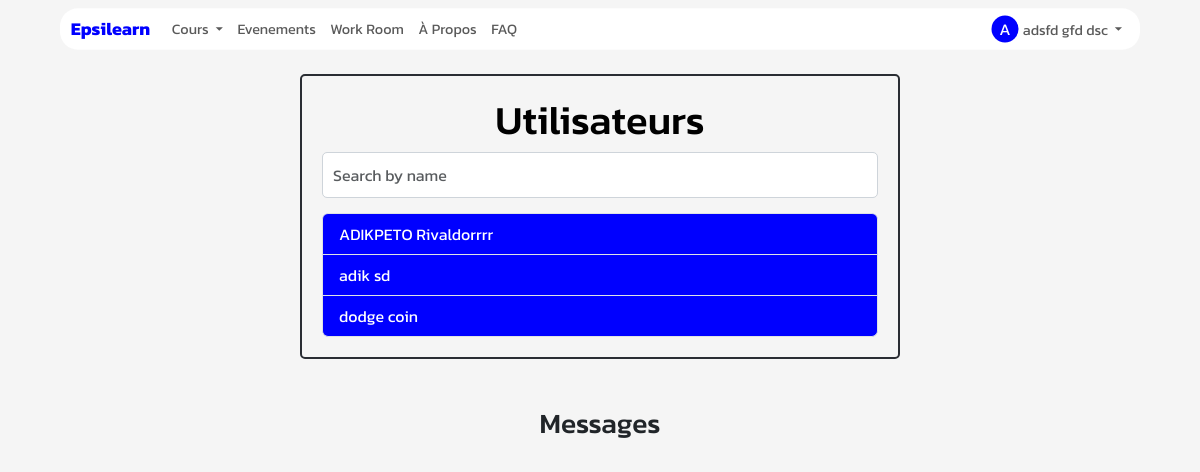
Page /users (signed in) on the earlier database version.
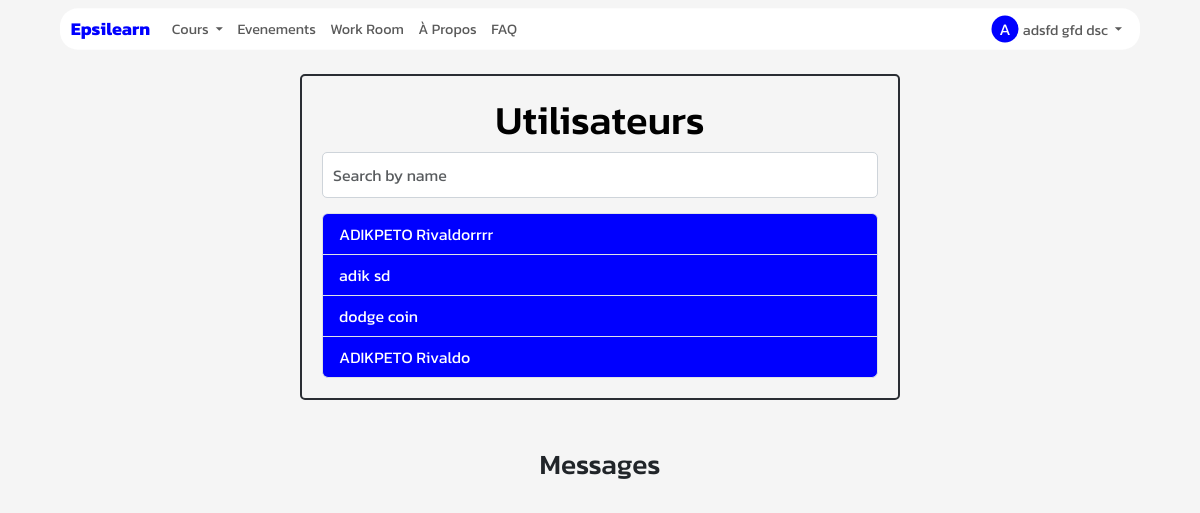
Same page on the later database version.
### App/Models/models.py (models this page shows, shortened)
class User(db.Model):
    id = db.Column(db.Integer, primary_key=True)
    nom = db.Column(db.String(50))
    prenom = db.Column(db.String(50))
    nationalite = db.Column(db.String(50))
    mail = db.Column(db.String(50))
    code = db.Column(db.String(50))
    pseudo=db.Column(db.String(200))
    date_naiss=db.Column(db.DateTime)
    ter = db.Column(db.String(50),default="non")
    age=db.Column(db.Integer)
    confirmer = db.Column(db.String(50),default="non")
    mdp=db.Column(db.String(50))
    photo=db.Column(db.String(50),default="static/Profil/unknown.jpg")
    password_reset_token = db.Column(db.String(100))
    password_reset_expiration = db.Column(db.DateTime)
    role=db.Column(db.String(200))
    etudiant= db.relationship('Etudiant', backref='acces_etudiant', foreign_keys='Etudiant.id_user_e')
    prof= db.relationship('Prof', backref='acces_prof', foreign_keys='Prof.id_user_p')
    autre= db.relationship('Autre', backref='acces_autre', foreign_keys='Autre.id_user_a')

### App/Main/routes_contact.py (the view, shortened to what this page needs)
@MainBp.route('/users')
@student_prof_login_required
def users():
    try:
        user_id = session.get('userid')
        if session.get('role')=="etudiant":
            users= User.query.join(Prof).filter(User.id != user_id).all()
        elif session.get('role')=="professeur":
            users= User.query.join(Etudiant).filter(User.id != user_id).all()
        else:
            raise PermissionError("Vous n'avez pas les permissions nécessaires pour accéder à cette page.")
        interactions = (
            db.session.query(User)
            .join(Message, (Message.expediteur_id == User.id) | (Message.destinataire_id == User.id))
            .filter((Message.expediteur_id == user_id) | (Message.destinataire_id == user_id))
            .distinct()
        )
        dernier_messages = {}
    except PermissionError as e:
        return redirect(url_for('acces_interdit'))
    except:
        users=[]
        interactions=[]
        dernier_messages={}
    return render_template('users.html', users=users,user=user,dernier_messages=dernier_messages)

### App/Controllers/fonction.py (called while the page is built, shortened)
def notif(user_type):
    user_id=session.get("userid")
    user=User.query.filter_by(id=user_id).first()
    if user_type=='professeur':
        nd= Demande.query.filter(Demande.aj_p == "nouvelle",Demande.statut_demande=="enattente", Demande.id_prof ==user.id).count()
        np= Demande.query.filter(or_(Demande.statut_demande == "accepte", Demande.statut_demande == "report_accepte"),Demande.aj_p=="modif", Demande.id_prof == user.id).count()
    else:
        nd=""
        np=""
    return np,nd

def get_current_user():
    _current_user=None
    if session.get("userid"):
        user=User.query.get(session.get("userid"))
        if user:
            _current_user=user
    return _current_user

def nombre_np():
    if session.get('role') in ["etudiant","professeur"]:
        np,_=notif(session.get("role"))
        nombre= np_nombre(us=np)
    else:
        nombre= np_nombre(us=0)
    return nombre

def nombre_nd():
    if session.get('role') in ["etudiant","professeur"]:
        _,nd=notif(session.get("role"))
        nombre= nd_nombre(us=nd)
    else:
        nd=0
        nombre= nd_nombre(us=nd)
    return nombre

### App/Main/templates/users.html (shortened to what this page needs)
{% extends "base.html" %}
{% block content %}
    <div style="height: 10px;"></div>
    <div class="container style mt-4">
        <h1 style="color: rgb(0, 0, 0);">Utilisateurs</h1>
        <div class="form-group">
            <input type="text" class="form-control" id="search" placeholder="Search by name">
        </div>
        <ul id="user-list-panel" class="list-group">
            {% for us in users %}
                <li class="list-group-item" style="background-color: blue;color: white;">
                    <a href="{{ url_for('Main.conversation', user_id=us.id) }}" style="text-decoration: none;color: white;">{{ us.nom }} {{ us.prenom }}</a>
                </li>
            {% endfor %}
        </ul>
    </div>
    <br>
    <br>
    <div class="container">
        <h3 style="text-align: center;">Messages</h3>
        <br>
    </div>
{% endblock %}

Differences in the rows shown:
now on this page (row edited): User: nom "ADIKPETO", prenom "Rivaldo"
